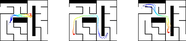
#> input picture vis/diffusion_new_obstacles.png, 186 x 41 px, shrunk from 875 x 193 before the run, given in place of 2d_maze_2.png, which was not available
$ python evaluate.py vis/diffusion_new_obstacles.png
#> lines starting #> are read from the running program, lines starting #| are printed output that depends on the picture; after the words box and inside, x2 and y2 are one past the last pixel; in counts of white or black regions, pixels touching at a corner belong together; pictures that were not available may be replaced by others from this repository, and a replacement may not be noted
### map.py
import matplotlib.pyplot as plt
import numpy as np
from PIL import Image

from utils import Node

# class RandomMap2D:
#    def __init__(self, size):


class ImageMap2D:
    def __init__(self, image_fn, threshold=0.5, distance_field=False):
        self._threshold = threshold
        self._map = self.convert(image_fn)
        self._shape = self._map.shape
        self.parse_free_conf()
        if distance_field:
            self.parse_distance_field()
        else:
            self._distance_field = None

    @property
    def map(self):
        return self._map

    @property
    def col(self):
        return self._shape[1]

    @property
    def row(self):
        return self._shape[0]

    @property
    def free_conf(self):
        return self._free_conf

    @property
    def obstacle_conf(self):
        return self._obstacle_conf

    @property
    def distance_field(self):
        return self._distance_field

    @property
    def distance_field_vec(self):
        return self._distance_field_vec

    def convert(self, image_fn):
        image = Image.open(image_fn).convert("L")
        image = np.asarray(image) / 255.0
        map = 1 - (image < self._threshold)
        return map

    # [11 lines left out: function in_range, not called in this run]

    def in_collision(self, x, y):
        # black (0) as obstacle and white (1) as free space
        if self.map[x, y] == 0:
            return True
        else:
            return False

    # [20 lines left out: function line_in_collision, not called in this run]

    def parse_free_conf(self):
        self._free_conf = []
        self._obstacle_conf = []
        for i in range(self.row):
            for j in range(self.col):
                if not self.in_collision(i, j):
                    self._free_conf.append(Node(i, j, None))
                else:
                    self._obstacle_conf.append(Node(i, j, None))

    # [180 lines left out: functions is_valid_conf, nearest_freespace, nearest_obstacle, parse_distance_field, build_map_cost_grad, finite_difference, not called in this run]

    @property
    def col_cost(self):
        return self._col_cost

    @property
    def col_cost_grad(self):
        return self._col_cost_grad

### utils.py
import collections
import random
from copy import deepcopy

import matplotlib.cm as cmx
import matplotlib.colors as colors
import matplotlib.pyplot as plt
import numpy as np
from PIL import Image


def set_seed(seed):
    random.seed(seed)
    np.random.seed(seed)


def vis_map(map):
    image = Image.fromarray((map.map * 255.0).astype(np.uint8))
    image.show()


# [61 lines left out: functions vis_path, save_vis_paths, not called in this run]


def distance(point_a, point_b):
    return np.linalg.norm([point_a.x - point_b.x, point_a.y - point_b.y])


# [31 lines left out: functions sort_with_distance, knn, dict_to_device, exam_validity, not called in this run]


class Node(object):
    def __init__(self, x, y, parent_node):
        self._x = x
        self._y = y
        self.parent = parent_node

    @property
    def x(self):
        return self._x

    @property
    def y(self):
        return self._y

    def __eq__(self, other):
        return self._x == other.x and self._y == other.y

    def __ne__(self, other):
        return not self.__eq__(other)

    def distance_to(self, other_node):
        return distance(self, other_node)

    # [23 lines left out: functions __add__, __sub__, __mul__, __rmul__, not called in this run]

    def array(self):
        return np.array([self.x, self.y], np.float32)

### apf_planner.py
import numpy as np

from base_planner import BasePlanner
from utils import distance, Node


class ArtificialPotentialField(BasePlanner):
    def __init__(
        self,
        k_att=1.0,
        k_rep=1,
        max_iterations=1000,
        step_size=5.0,
        radius=30,
        auto_tune=False,
    ):
        self._k_att = k_att
        self._k_rep = k_rep
        self._max_iterations = max_iterations
        self._step_size = step_size
        self._r = radius
        self._auto_tune = auto_tune

    # [63 lines left out: functions attraction, repulsion, plan, not called in this run]

### chomp_planner.py
import numpy as np
import scipy

from base_planner import BasePlanner
from utils import distance, vis_path, Node


class CHOMP:
    def __init__(
        self,
        dt=0.04,
        n_samples=1,
        n_waypoints=64,
        max_iterations=1000,
        lr=0.1,
        grad_clip=20,
        eps=1,
        collision_weight=2,
        smooth_weight=1.0,
        dist_threshold=20,
        sigma_start_init=0.001,
        sigma_end_init=0.001,
        sigma_gp_init=0.3,
    ):

        self._dt = dt
        self._n_waypoints = n_waypoints
        self._n_samples = n_samples
        self._max_iterations = max_iterations
        self._lr = lr
        self._grad_clip = grad_clip
        self._eps = eps
        self._collision_weight = collision_weight
        self._smooth_weight = smooth_weight
        self._dist_threshold = dist_threshold

        self._sigma_start_init = sigma_start_init
        self._k_s_inv = np.eye(2 * 2) / (self._sigma_start_init ** 2)

        self._sigma_end_init = sigma_end_init
        self._k_g_inv = np.eye(2 * 2) / (self._sigma_end_init ** 2)

        self._sigma_gp_init = sigma_gp_init
        self._q_c_inv = np.eye(2) / (self._sigma_gp_init ** 2)
        self._q_c_inv = np.zeros((self._n_waypoints - 1, 2, 2)) + self._q_c_inv
        m1 = 12.0 * (self._dt ** -3.0) * self._q_c_inv
        m2 = -6.0 * (self._dt ** -2.0) * self._q_c_inv
        m3 = 4.0 * (self._dt ** -1.0) * self._q_c_inv
        q_inv_u = np.concatenate([m1, m2], -1)
        q_inv_l = np.concatenate([m2, m3], -1)
        self._k_gp_inv = np.concatenate([q_inv_u, q_inv_l], -2)

        self.sigma_inv = self.get_precision_mat()
        self.sigma = np.linalg.inv(self.sigma_inv).astype(np.float64)

    # [50 lines left out: functions get_const_vel_mean, get_const_vel_cov, sample_trajectories, not called in this run]

    def get_precision_mat(self):
        upper_diag = np.diag(np.ones(self._n_waypoints - 1), k=1).astype(
            np.float64
        )
        lower_diag = np.diag(np.ones(self._n_waypoints - 1), k=-1).astype(
            np.float64
        )
        diag = -2 * np.eye(self._n_waypoints, dtype=np.float64)
        A = upper_diag + diag + lower_diag
        A = np.concatenate(
            (
                np.zeros((1, self._n_waypoints)),
                A,
                np.zeros((1, self._n_waypoints)),
            ),
            axis=0,
        )
        A[0, 0] = 1.0
        A[-1, -1] = 1.0
        A = A * 1.0 / self._dt ** 2
        R = A.T @ A
        return R.astype(np.float64)

    # [144 lines left out: functions get_ab_mat, clip, postprocess, d2c, potential_grad, plan, not called in this run]


# [14 lines that do not run on import are left out]

### rrt_planners.py
import numpy as np

from base_planner import BasePlanner
from utils import distance, knn, sort_with_distance, Node


class RRT(BasePlanner):
    def __init__(self, n_samples, delta_dist=5):
        self._n_samples = n_samples
        self._delta_dist = delta_dist

    # [57 lines left out: functions extend, retrace_path, plan, not called in this run]


class BiRRT(RRT):
    # [83 lines left out: functions reverse_parent, plan, not called in this run]


class RRTStar(RRT):
    def __init__(self, n_samples, delta_dist=5, n_neighbors=5):
        self._n_neighbors = n_neighbors
        super().__init__(n_samples, delta_dist)

    # [55 lines left out: function plan, not called in this run]

### evaluate.py
import sys
import time

import numpy as np
from tqdm import tqdm

from apf_planner import ArtificialPotentialField as APF
from chomp_planner import CHOMP
from map import ImageMap2D
from rrt_planners import RRT, BiRRT, RRTStar
from utils import distance, set_seed, vis_path


class Evaluator:
    def __init__(self, map, n_eval, seed):
        self._map = map
        self._n_eval = n_eval
        self._seed = seed
        set_seed(self._seed)

        self._eval_cases = [self.gen_random_configs() for _ in range(n_eval)]

    def gen_random_configs(self):
        start_node, end_node = np.random.choice(
            self._map.free_conf, size=2, replace=False
        )
        return (start_node, end_node)

    # [48 lines left out: function __call__, not called in this run]


# RRT         Path length: 144; Time taken: 1125.7872867584229s.
# RRT-star    Path length: 98; Time taken: 357.20960211753845s.


if __name__ == "__main__":

    map = ImageMap2D("data/2d_maze_2.png")
#> in convert, `image = Image.open(image_fn).convert("L")`:
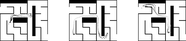
#> image: PIL image 186x41 L; min 0, max 255, mean 209.2
#> in convert, `map = 1 - (image < self._threshold)`:
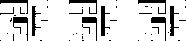
#> map: shape (41, 186) int64; values 0 (black) and 1 (white), 84.5% white; 47 black regions (37 under 20 px), largest, box (x1, y1, x2, y2) and area: (101, 6, 110, 36) 131, (170, 6, 179, 36) 125, (13, 17, 28, 41) 125
    map = ImageMap2D("data/2d_map_4.png")
#> call 2 of convert, with image_fn = 'data/2d_map_4.png'
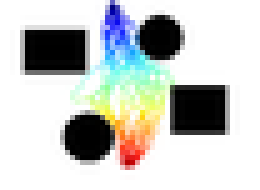
#> input picture data/traj_data/2d_map_4_BiRRT/task_0008.png, 52 x 38 px, shrunk from 243 x 180 before the run, given in place of 2d_map_4.png, which was not available (shown 5 times larger)
#> in convert (call 2), `image = Image.open(image_fn).convert("L")`:
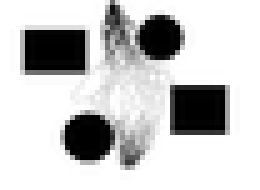
#> image: PIL image 52x38 L (shown 5 times larger); min 0, max 255, mean 199.3
#> in convert (call 2), `map = 1 - (image < self._threshold)`:
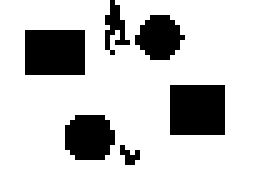
#> map: shape (38, 52) int64 (shown 5 times larger); values 0 (black) and 1 (white), 80.2% white; 6 black regions (1 under 20 px), largest, box (x1, y1, x2, y2) and area: (34, 17, 45, 27) 110, (5, 6, 17, 15) 108, (13, 23, 23, 32) 76, (27, 3, 37, 12) 63, (21, 0, 26, 11) 26

    evaluator = Evaluator(map, n_eval=10, seed=77)

    n_samples = 20000
    delta_dist = int(min(map.row, map.col) / 50)
    planners = {
        "RRT": RRT(n_samples, delta_dist),
        "BiRRT": BiRRT(n_samples, delta_dist),
        "RRTStar": RRTStar(n_samples, delta_dist, n_neighbors=5),
        "APF": APF(
            max_iterations=100,
            k_att=1.5,
            k_rep=1.0,
            step_size=2.0,
            radius=5,
            auto_tune=False,
        ),
        "CHOMP": CHOMP(
            max_iterations=1000, n_waypoints=100, grad_clip=10, lr=0.01
        ),
    }

#> (the run stopped early here; a loop or call above may not have finished)
